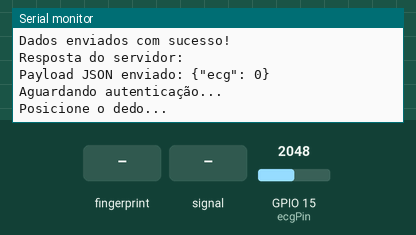
Recording of a sketch running on a simulated ESP32. Parts: the last lines printed to the serial monitor. Inputs (shaded band) come from the test bench; at power-on: GPIO 15 (ecgPin) = 2048. WiFi joins after 1.5 s; servers stay silent unless stated; uploads are accepted with an empty reply.

Above: at 4.2 s.
4.3 s: finger stored as number 1 placed on the sensor
At 4.91 s:
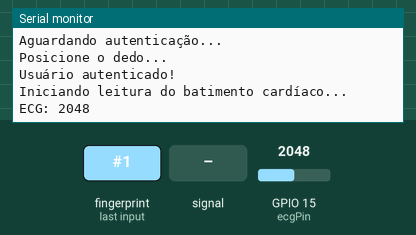
6.2 s: GPIO 15 (ecgPin) fed a 200 Hz sine of ±327 counts around its level
At 6.44 s:
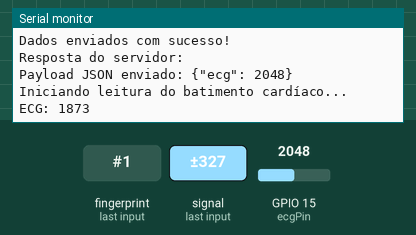
7.7 s: GPIO 15 (ecgPin) set to 2866
At 7.98 s:
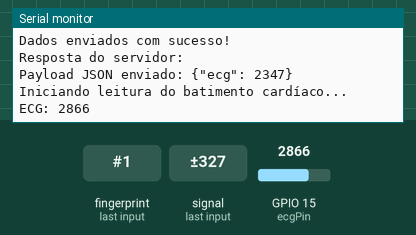
9.2 s: GPIO 15 (ecgPin) fed a 1000 Hz sine of ±1023 counts around its level
At 9.51 s:
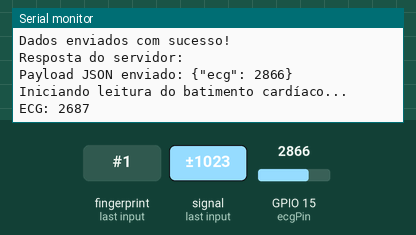
10.7 s: GPIO 15 (ecgPin) set to 3603
At 10.74 s:
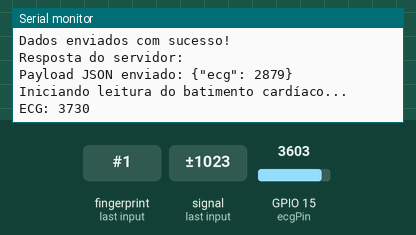
Timing chart, 0 to 13.2 s (numbered marks = the images above; inputs shaded):
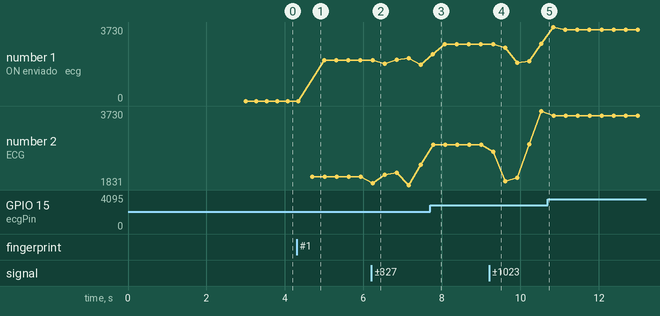

Measured:
- after the input at 4.3 s, the serial monitor: prints a new line after 0.40 s (image 1)
- after the input at 6.2 s, the serial monitor: prints a new line at once (image 2)
- after the input at 7.7 s, the serial monitor: prints a new line after 0.07 s (image 3)
- after the input at 9.2 s, the serial monitor: prints a new line after 0.11 s (image 4)
- plotted number 1: 0 → 2048 after the input at 4.3 s, 2048 → 1831 after the input at 6.2 s, 1831 → 2866 after the input at 7.7 s, 2866 → 2879 after the input at 9.2 s, 2879 → 3603 after the input at 10.7 s
- plotted number 2: 2048 → 2347 after the input at 6.2 s, 2347 → 2866 after the input at 7.7 s, 2866 → 3730 after the input at 9.2 s, 3730 → 3603 after the input at 10.7 s

The sketch:

biometria_ecg_atual.ino
```cpp
#include <Adafruit_Fingerprint.h>
#include <HardwareSerial.h>
#include <WiFi.h>
#include <HTTPClient.h>

const char* ssid = "Starlink_CIT";  // Substitua pelo seu SSID
const char* password = "Ufrr@2024Cit";  // Substitua pela sua senha Wi-Fi

HardwareSerial mySerial(1); // Usando UART1 do ESP32 (GPIO16, GPIO17)
Adafruit_Fingerprint finger = Adafruit_Fingerprint(&mySerial);

int ecgPin = 15;
bool autenticado = false;
int valorECG = 0;

String servidorURL = "http://192.168.1.172:5000/dados";  // URL do servidor

void setup() {
    Serial.begin(115200);
    WiFi.begin(ssid, password);
    mySerial.begin(57600, SERIAL_8N1, 16, 17); // Configuração UART para biometria
    pinMode(ecgPin, INPUT);  // Pino do ECG configurado como entrada

  while (WiFi.status() != WL_CONNECTED) {
    delay(1000);
    Serial.println("Conectando ao WiFi...");
  }
  Serial.println("Conectado ao WiFi!");
  Serial.print("IP_Address: ");
  Serial.println(WiFi.localIP());

  finger.begin(57600);
  if (finger.verifyPassword()) {
      Serial.println("Sensor de biometria detectado!");
  } else {
      Serial.println("Falha ao encontrar sensor de biometria.");
      while (1);
  }
}

void loop() {

  String jsonPayload = "{\"ecg\": " + String(valorECG) + "}";
  Serial.println("Payload JSON enviado: " + jsonPayload);  // Verifique no Serial Monitor se está correto

    if (!autenticado) {
        Serial.println("Aguardando autenticação...");
        autenticado = verificarDigital();
    }

    if (autenticado) {
        valorECG = analogRead(ecgPin);
        Serial.println("Iniciando leitura do batimento cardíaco...");
        Serial.println("ECG: " + String(valorECG));
        delay(100);
    }

  // Enviar dados para o servidor
  if (WiFi.status() == WL_CONNECTED) {
    HTTPClient http;
    http.begin(servidorURL);
    http.addHeader("Content-Type", "application/json");
    http.setTimeout(5000);  // 5000 ms = 5 segundos
    int httpResponseCode = http.POST(jsonPayload);


    if (httpResponseCode > 0) {
      Serial.println("Dados enviados com sucesso!");
      String response = http.getString();  // Lê a resposta do servidor
      Serial.println("Resposta do servidor: " + response);
    } else {
      Serial.println("Erro ao enviar dados: " + String(httpResponseCode));
    }
    http.end();
  } else {
    Serial.println("WiFi desconectado!");
  }
}

// Função para validar a digital
bool verificarDigital() {
    Serial.println("Posicione o dedo...");
    int id = finger.getImage();

    if (id != FINGERPRINT_OK) return false;

    id = finger.image2Tz();
    if (id != FINGERPRINT_OK) return false;

    id = finger.fingerFastSearch();
    if (id == FINGERPRINT_OK) {
        Serial.println("Usuário autenticado!");
        return true;
    } else {
        Serial.println("Autenticação falhou!");
        return false;
    }
}

/*void enviarDadosServidor(String jsonPayload) {
  if (WiFi.status() == WL_CONNECTED) {
    HTTPClient http;
    http.begin(servidorURL);
    http.addHeader("Content-Type", "application/json");
    int httpResponseCode = http.POST(jsonPayload);

    if (httpResponseCode > 0) {
      Serial.println("Dados enviados com sucesso!");
    } else {
      Serial.println("Erro ao enviar dados: " + String(httpResponseCode));
    }
    http.end();
  }
}*/
```
